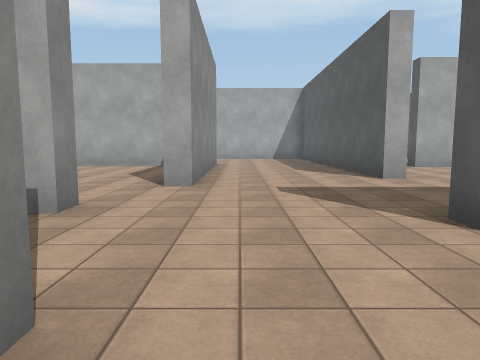
View 1 (above)

22 first-person views from a walk through a scene from a Unity 3-D project. The camera is 1.5 m above the floor, tilts 6° down and sees 70° across. The floor is counted in squares, 2 m on a side. Each view is taken from the middle of a square. On the plan, view 1 faces up. The plan holds only what a view shows up to about 11 squares ahead; the rest is blank. The player is left out. Surface patterns are stand-ins for the level's own textures.

View 2
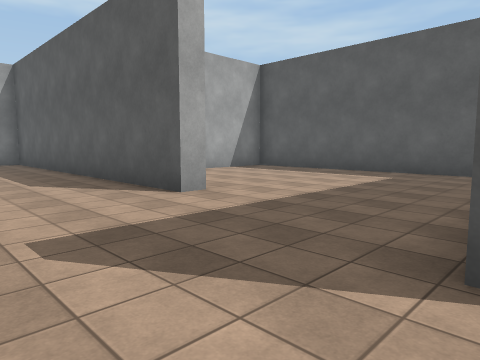

View 3
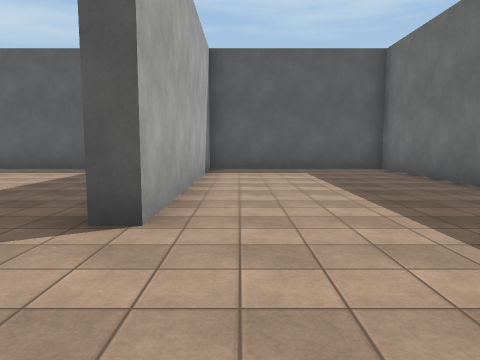

View 4
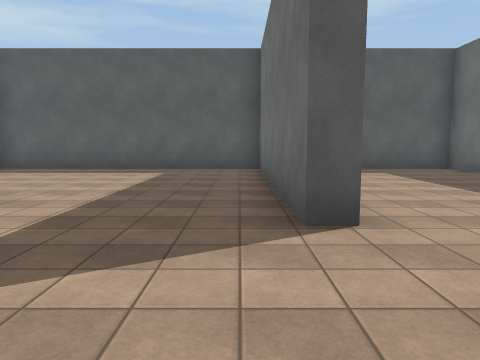

View 5
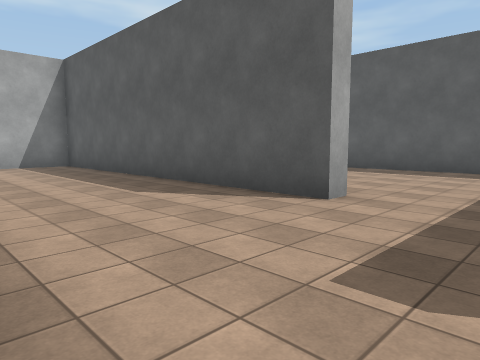

View 6
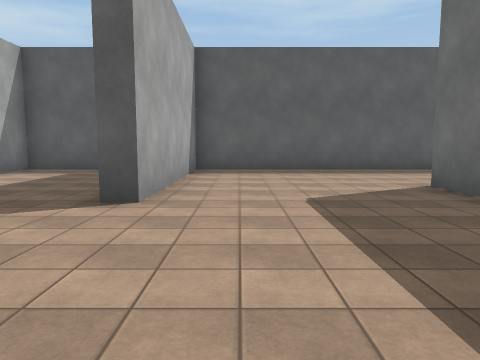

View 7
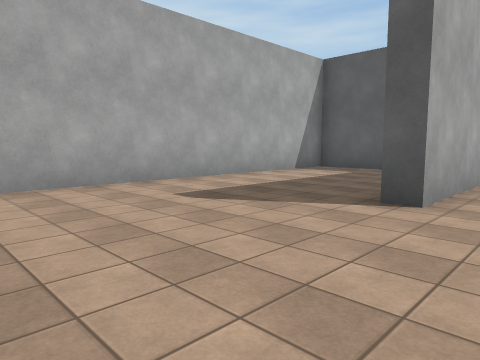

View 8
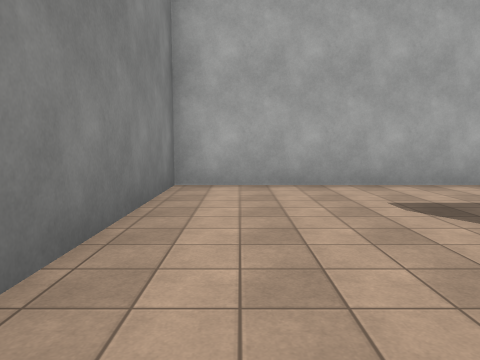

View 9
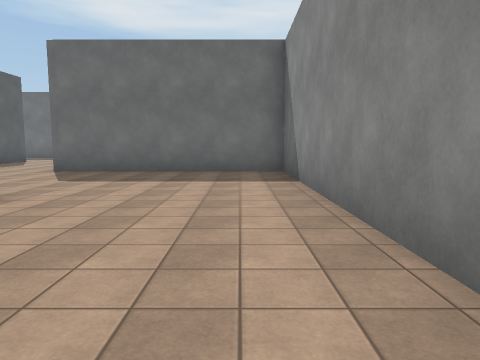

View 10
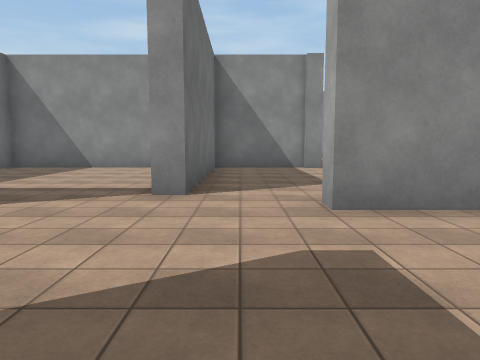

View 11
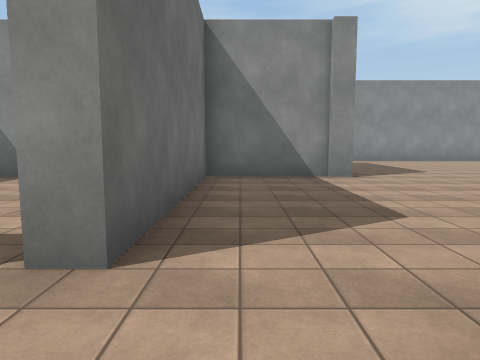

View 12
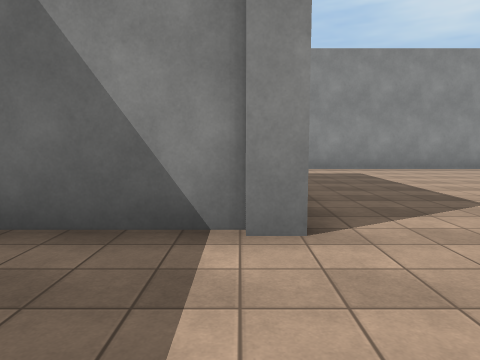

View 13
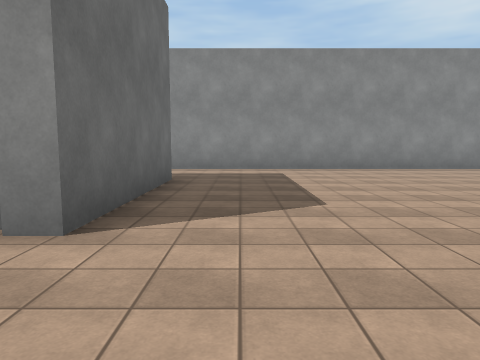

View 14
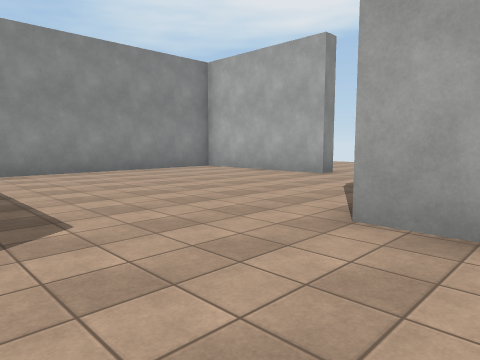

View 15
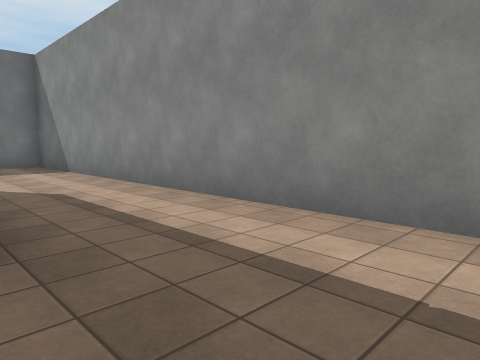

View 16
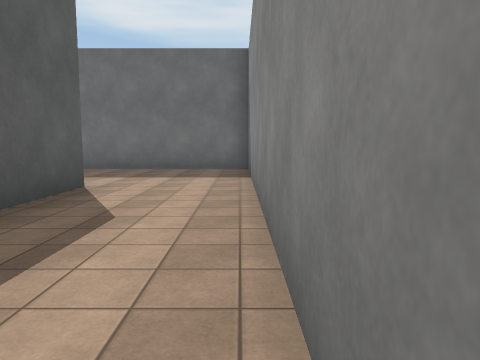

View 17
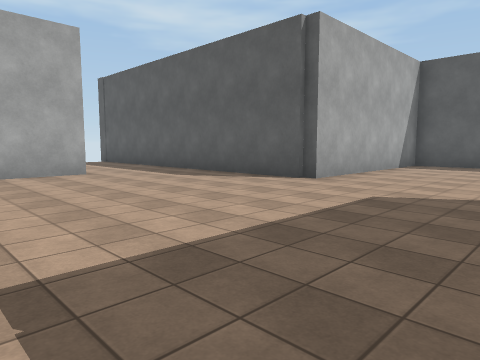

View 18
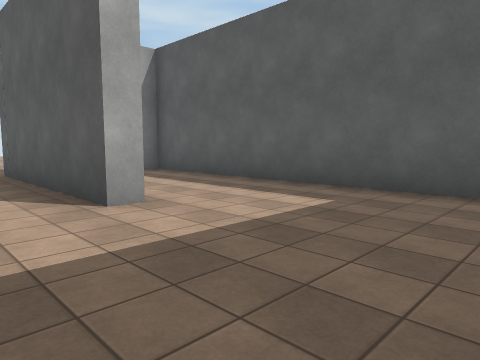

View 19
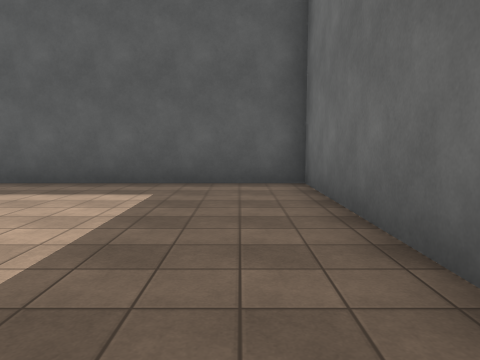

View 20
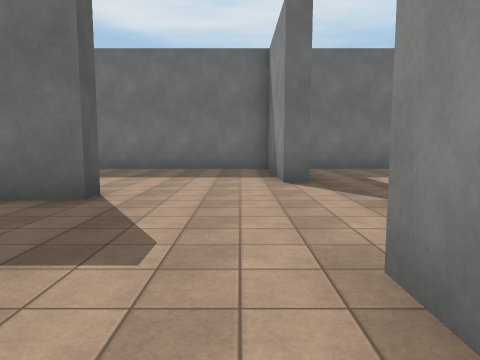

View 21
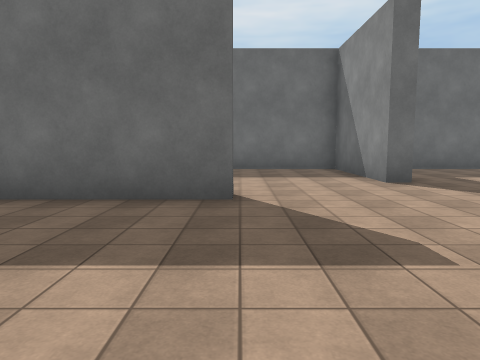

View 22
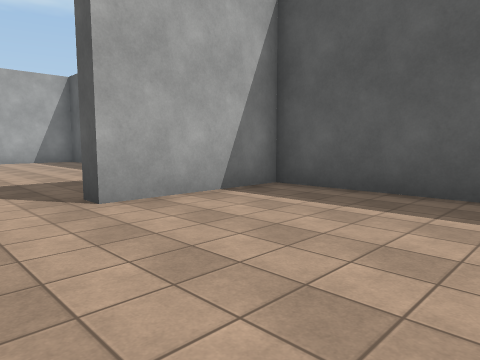

### Floor plan
Ten units are one square. View 1 is at (0, 0); x grows to the right and y downward. Boxes are objects, and circles mark ways between rooms. Rooms are numbered by the first view taken in them; rooms with no view inside come last. Other rooms are left out.
<svg viewBox="-158 -227 256 255">
<path fill="none" stroke="#000" d="M-9 -110 -9 -61 -14 -61M36 -74 31 -74 31 -173 -26 -173 -26 -179M-20 -37 -24 -37M-14 -14 -9 -14 -9 23 93 23 93 -29 21 -29 21 -34 93 -34 93 -112 58 -112 58 -118M31 -201 31 -222 -72 -222 -72 -126 -8 -126M-79 -71 -79 -42 -20 -42 -20 -37M-118 -20 -123 -20 -123 -76 -77 -76 -77 -70M-24 -121 -77 -121 -77 -164M-107 -167 -140 -167M-13 -101 -13 -110M-153 -162 -153 23 -84 23 -84 -70 -90 -70M-52 23 -20 23M-79 -22 -79 23"/>
<circle cx="-12" cy="-45" r="3" fill="#2a7"/>
<circle cx="-15" cy="-25" r="3" fill="#2a7"/>
<text x="10" y="-100">1</text>
<text x="-100" y="-80">2</text>
<text x="-50" y="0">3</text>
</svg>
Room 1 opens to room 2. Room 1 opens to room 3.

Where each view was taken, in squares from view 1:
view 1: 0 up, 0 right, facing up
view 2: 3 up, 0 right, facing up-right
view 3: 2 up, 1 left, facing right
view 4: 4 up, 1 left, facing right
view 5: 5 up, 1 left, facing up-right
view 6: 16 up, 7 left, facing right
view 7: 16 up, 7 left, facing up-right
view 8: 16 up, 6 left, facing up
view 9: 22 up, 6 left, facing down
view 10: 5 up, 3 right, facing left
view 11: 5 up, 0 right, facing left
view 12: 7 up, 5 left, facing left
view 13: 9 up, 5 left, facing left
view 14: 9 up, 6 left, facing up-left
view 15: 10 up, 12 left, facing down-left
view 16: 8 up, 15 left, facing down
view 17: 8 up, 14 left, facing up-right
view 18: 2 down, 14 left, facing up-right
view 19: 1 down, 15 left, facing right
view 20: 8 up, 0 right, facing down
view 21: 8 up, 2 right, facing down
view 22: 7 up, 4 right, facing up-right
